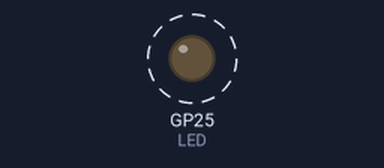
Simulated run of this program. Board: Raspberry Pi Pico running MicroPython. Parts: output pins drawn as LEDs (lit = HIGH). Dashed ring = blinking.

Above: at 0.1 s.
Timing chart, 0 to 3.0 s (numbered marks = the images above):
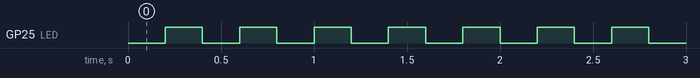

The program:

blink.py
```python
from machine import Pin, Timer

LED = Pin("LED", machine.Pin.OUT)


def blink(timer):
    if LED.value() == 0:
        LED.on()
    else:
        LED.off()


timer = Timer()
timer.init(freq=5, mode=Timer.PERIODIC, callback=blink)
```

Measured:
- by itself, GP25 (LED): alternates HIGH for 0.20 s and LOW for 0.20 s
